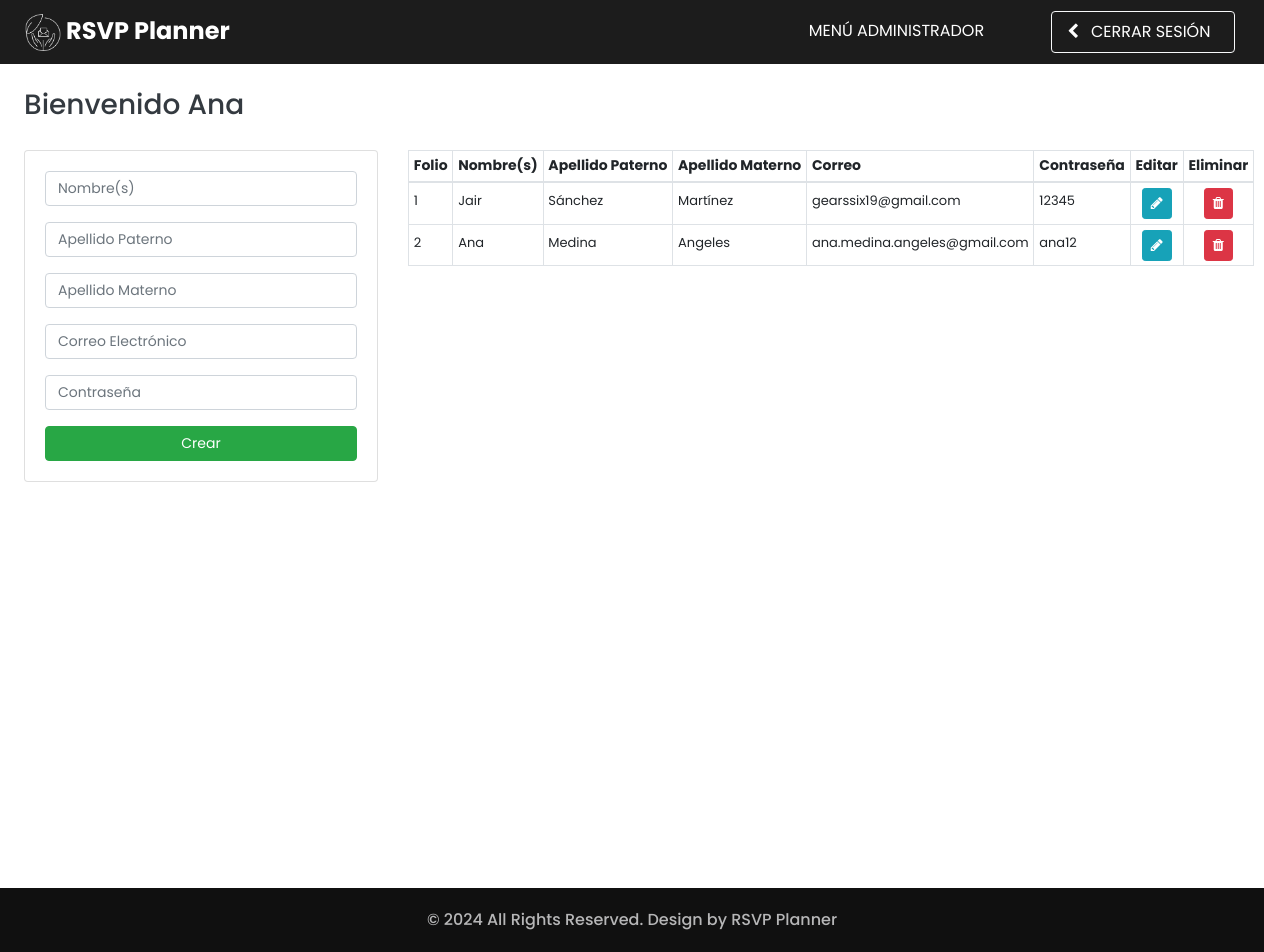
The page /php/index_admin.php (signed in) on the database its author committed.
### tables this page shows
CREATE TABLE `anfitrion` (
  `id_anfitrion` int(10) NOT NULL,
  `nombre` varchar(45) NOT NULL,
  `apaterno` varchar(45) NOT NULL,
  `amaterno` varchar(45) NOT NULL,
  `email` varchar(100) NOT NULL,
  `password` varchar(50) NOT NULL
);

### php/index_admin.php (the view, shortened to what this page needs)
<?php
  include("db.php");
	if(isset($_SESSION["email"])){
		$nombre = $_SESSION["nombre"];
	}
	else{
        header("Location: ../login.html");
	}
?>
<!DOCTYPE html>
<html>
<head>
  <link rel="stylesheet" type="text/css" href="../css/bootstrap.css" />
  <link href="../css/style.css" rel="stylesheet" />
  <link href="../css/responsive.css" rel="stylesheet" />
</head>
<body class="sub_page">
    <div class="hero_area">
      <header class="header_section">
        <div class="header_bottom">
          <div class="container-fluid" style="background-color: #1C1C1C;">
            <nav class="navbar navbar-expand-lg custom_nav-container">
              <a class="navbar-brand" href="../index.html">
                <span>
                  <img src="../images/logo_blanco.png" style="height: 37px;"> RSVP Planner
                </span>
              </a>
              <div class="collapse navbar-collapse ml-auto" id="navbarSupportedContent">
                <ul class="navbar-nav mr-5 mt-n3">
                  <li class="nav-item">
                  <a class="nav-link" href="#" target="_self">Menú Administrador
                  </a>
                  </li>
                </ul>
                <ul class="navbar-nav nav-flex-icons m-1">
                  <li class="nav-item active">
                  <a href="logout.php?cerrar=yes" class="nav-link border border-light rounded pt-2 pb-2">
                    <i class="fa fa-chevron-left mr-2"></i> Cerrar sesión&nbsp;&nbsp;
                  </a>
                  </li>
                </ul>
              </div>
            </nav>
          </div>
        </div>
      </header>
    </div>
    <main>
    <h3 class="text-dark ml-4 mb-1 mt-4">Bienvenido <?php echo $nombre ?></h6>
    <div class="container p-4 m-0">
        <div class="row">
            <div class="col-lg-4 col-md-6">
                <div class="card card-body m-0">
                    <form action="crear_anf.php" method="post" class="registration_form">
                        <div class="form-group">
                            <input type="text" class="form-control" style="font-size: 14px;" name="nombre" id="nombre" placeholder="Nombre(s)" required>
                            <input type="text" class="form-control mt-3" style="font-size: 14px;" name="apaterno" id="apaterno" placeholder="Apellido Paterno" required>
                            <input type="text" class="form-control mt-3" style="font-size: 14px;" name="amaterno" id="amaterno" placeholder="Apellido Materno" required>
                        </div>
                        <div class="form-group">
                            <input type="email" class="form-control" style="font-size: 14px;" name="email" id="email" placeholder="Correo Electrónico" required>
                        </div>
                        <div class="form-group">
                            <input type="password" class="form-control" style="font-size: 14px;" name="password" id="password" placeholder="Contraseña" required>
                        </div>
                        <div class="text-center">
                            <button type="submit" name="crear" id="crear" style="font-size: 14px;" class="btn btn-success btn-block">Crear</button>
                        </div>
                    </form>
                </div>
            </div>
            <div class="col-lg-8 col-md-6">
                <table id="dtHorizontalVerticalExample" class="table table-bordered table-sm">
                    <thead>
                        <tr style="font-size: 14px;">
                            <th>Folio</th>
                            <th>Nombre(s)</th>
                            <th>Apellido Paterno</th>
                            <th>Apellido Materno</th>
                            <th>Correo</th>
                            <th>Contraseña</th>
                            <th>Editar</th>
                            <th>Eliminar</th>
                        </tr>
                    </thead>
                    <tbody id="tabla">
                        <?php
                            $query = "SELECT * FROM anfitrion";
                            $result = mysqli_query($conexion, $query);
                            while($row = mysqli_fetch_assoc($result)){ ?>
                                <tr style="font-size: 13px;">
                                    <td class="pt-2"><?php echo $row['id_anfitrion'] ?></td>
                                    <td class="pt-2"><?php echo $row['nombre'] ?></td>
                                    <td class="pt-2"><?php echo $row['apaterno'] ?></td>
                                    <td class="pt-2"><?php echo $row['amaterno'] ?></td>
                                    <td class="pt-2"><?php echo $row['email'] ?></td>
                                    <td class="pt-2"><?php echo $row['password'] ?></td>
                                    <td class="text-center"><a href="editar_anf.php?id_anfitrion=<?php echo $row['id_anfitrion'] ?>"  class="btn btn-info btn-sm" name="">
                                        <i class="fa fa-pencil" style="color: white;"></i>
                                        </a>
                                    </td>
                                    <td class="text-center"><a href="eliminar_anf.php?id_anfitrion=<?php echo $row['id_anfitrion'] ?>"  class="btn btn-danger btn-sm" name="">
                                        <i class="fa fa-trash" style="color: white;"></i>
                                        </a>
                                    </td>
                                </tr>
                            <?php }?>
                    </tbody>
                </table>
            </div>
        </div>
    </div>
    </main>
  <footer class="container-fluid footer_section">
    <p>
      &copy; <span id="currentYear"></span> All Rights Reserved. Design by
      <a href="https://html.design/">RSVP Planner</a>
    </p>
  </footer>

### css/style.css (style rules this page uses)
body { font-family: "Poppins", sans-serif; color: #0c0c0c; background-color: #ffffff; }
.hero_area { min-height: 100vh; display: -webkit-box; display: -ms-flexbox; display: flex; -webkit-box-orient: vertical; -webkit-box-direction: normal; -ms-flex-direction: column; flex-direction: column; position: relative; }
.sub_page .hero_area { min-height: auto; }
.sub_page .custom_nav-container.navbar-expand-lg .navbar-nav .nav-item .nav-link { padding-bottom: 21px; }
.header_section { padding: 0; }
.header_section .container-fluid { padding-right: 25px; padding-left: 25px; }
#navbarSupportedContent { -webkit-box-pack: justify; -ms-flex-pack: justify; justify-content: space-between; }
.custom_nav-container { z-index: 99999; padding: 0; }
.custom_nav-container .navbar-nav { margin-left: auto; }
.custom_nav-container .navbar-nav .nav-item .nav-link { padding: 0; padding: 35px 15px 10px 15px; color: #ffffff; text-align: center; text-transform: uppercase; -webkit-transition: all .2s; transition: all .2s; }
.custom_nav-container .navbar-nav .nav-item:hover .nav-link, .custom_nav-container .navbar-nav .nav-item.active .nav-link { background-color: #1c1c1c; }
a, a:hover, a:focus { text-decoration: none; }
.btn, .btn:focus { outline: none !important; -webkit-box-shadow: none; box-shadow: none; }
.navbar-brand { display: -webkit-box; display: -ms-flexbox; display: flex; -webkit-box-orient: vertical; -webkit-box-direction: normal; -ms-flex-direction: column; flex-direction: column; -webkit-box-align: center; -ms-flex-align: center; align-items: center; }
.navbar-brand span { font-weight: bold; color: #ffffff; font-size: 24px; }
.footer_section { font-weight: 500; display: -webkit-box; display: -ms-flexbox; display: flex; -webkit-box-pack: center; -ms-flex-pack: center; justify-content: center; padding: 20px; background-color: #101010; }
.footer_section p { color: rgba(254, 254, 255, 0.7); margin: 0; text-align: center; }
.footer_section a { color: rgba(254, 254, 255, 0.7); }

### css/responsive.css (style rules this page uses)
@media (min-width: 1200px) { .container { max-width: 1170px; } }

### php/index_admin.php (style rules this page uses)
html, body, header { height: 100%; width: 100%; }
main { height: 100%; }
#dtHorizontalVerticalExample th, td { white-space: nowrap; }

### rows shown on the page
anfitrion: id_anfitrion "1", nombre "Jair", apaterno "Sánchez", amaterno "Martínez", email "gearssix19@gmail.com", password "12345"
anfitrion: id_anfitrion "2", nombre "Ana", apaterno "Medina", amaterno "Angeles", email "ana.medina.angeles@gmail.com", password "ana12"

### other values the page prints
$nombre "Ana"
